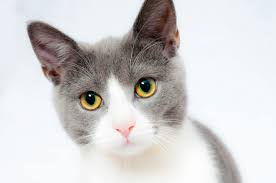
#> input picture Photos/Cat.jpeg, 276 x 183 px
$ python contours.py
#> lines starting #> are read from the running program, lines starting #| are printed output that depends on the picture; after the words box and inside, x2 and y2 are one past the last pixel; in counts of white or black regions, pixels touching at a corner belong together
import cv2 as cv
import numpy as np

img = cv.imread('Photos/Cat.jpeg')
#> img is the input picture: shape (183, 276, 3); mean B, G, R 208.1, 207.9, 209.7
cv.imshow('Cat', img)


gray = cv.cvtColor(img, cv.COLOR_BGR2GRAY)
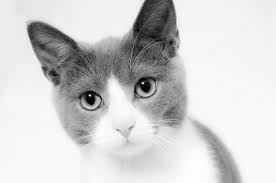
#> gray: shape (183, 276); min 0, max 255, mean 208.6
cv.imshow('Gray', gray)

canny = cv.Canny(img, 125, 125)
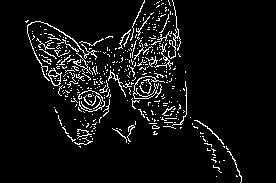
#> canny: shape (183, 276); 6.3% white in thin lines or dots, all inside (x1, y1, x2, y2) = (25, 0, 242, 183)
cv.imshow("Canny", canny)


# blur = cv.GaussianBlur(gray, (5, 5), cv.BORDER_DEFAULT)


#> (the run stopped early here; a loop or call above may not have finished)
